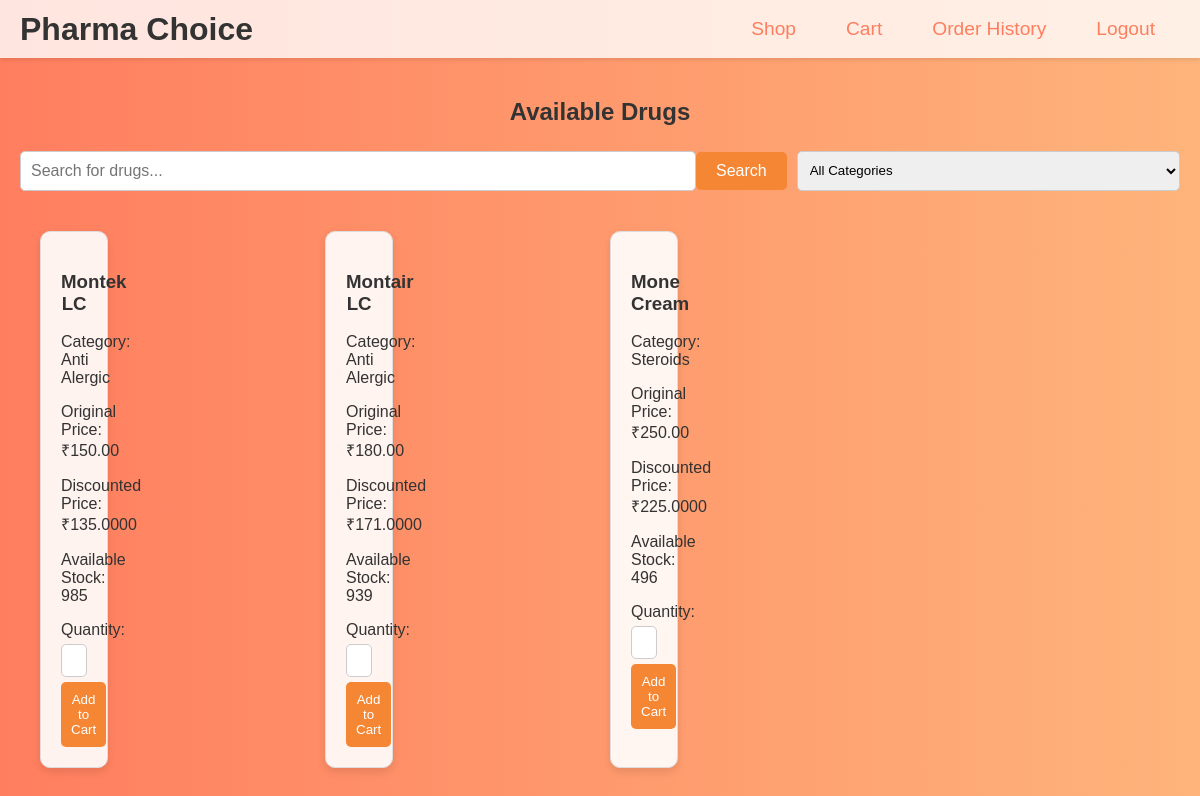
Screenshot of / (signed in) with the database file from the repository.
### inventory/models.py (models this page shows, shortened)
class Drug(models.Model):
    drug_id = models.AutoField(primary_key=True)
    drug_name = models.CharField(max_length=200)
    category = models.ForeignKey(Category, on_delete=models.CASCADE)
    price = models.DecimalField(max_digits=10, decimal_places=2)
    discount = models.DecimalField(max_digits=5, decimal_places=2)
    stock_status = models.BooleanField(default=True)
    @property
    def price_after_discount(self):
        return self.price - (self.price * self.discount / 100)

class Category(models.Model):
    category_id = models.AutoField(primary_key=True)
    category_name = models.CharField(max_length=100)

class Stock(models.Model):
    stock_id = models.AutoField(primary_key=True)
    drug = models.OneToOneField(Drug, on_delete=models.CASCADE)
    available_stock = models.PositiveIntegerField(default=0)
    stock_updated_on = models.DateTimeField(auto_now=True)
    stock_status = models.BooleanField(default=True)

### inventory/views.py (the view)
# urls.py: path('', views.DrugListView.as_view(), name='drug_list'),  # Default path
class DrugListView(ListView):
    model = Drug
    template_name = 'inventory/drug_list.html'
    context_object_name = 'drugs'
    def get_queryset(self):
        queryset = Drug.objects.filter(stock__stock_status=True).select_related('stock')
        search_query = self.request.GET.get('search', '')
        category_id = self.request.GET.get('category', '')
        if search_query:
            queryset = queryset.filter(drug_name__icontains=search_query)
        if category_id:
            queryset = queryset.filter(category__category_id=category_id)
        return queryset
    def get_context_data(self, **kwargs):
        context = super().get_context_data(**kwargs)
        context['categories'] = Category.objects.all()
        context['search_query'] = self.request.GET.get('search', '')
        context['selected_category'] = self.request.GET.get('category', '')
        return context

### inventory/templates/inventory/drug_list.html (shortened to what this page needs)
{% extends "inventory/base.html" %}
{% block content %}
<h2>Available Drugs</h2>
<form class="filter-form">
    <div class="search-container">
        <input type="text" id="search-input" name="search" placeholder="Search for drugs..." value="{{ search_query }}">
        <button type="button" id="search-button">Search</button>
    </div>
    <select id="category-select" name="category">
        <option value="">All Categories</option>
    </select>
</form>
{% if drugs %}
<div class="drug-grid">
    {% for drug in drugs %}
    <div class="drug-card">
        <h3>{{ drug.drug_name }}</h3>
        <p>Category: {{ drug.category.category_name }}</p>
        <p>Original Price: ₹{{ drug.price }}</p>
        <p>Discounted Price: ₹{{ drug.price_after_discount }}</p>
        <p>Available Stock: {{ drug.stock.available_stock }}</p>
        <form method="post" action="{% url 'add_to_cart' drug.drug_id %}">
            <label for="quantity-{{ drug.drug_id }}">Quantity:</label>
            <input type="number" id="quantity-{{ drug.drug_id }}" name="quantity" min="1" max="{{ drug.stock.available_stock }}" required>
            <button type="submit">Add to Cart</button>
        </form>
    </div>
    {% endfor %}
</div>
{% else %}
<p class="no-results">No drugs found matching your criteria.</p>
{% endif %}
{% endblock %}

### inventory/templates/static/css/styles.css (style rules this page uses)
body { font-family: Arial, sans-serif; background-color: #f9f9f9; color: #333; margin: 0; }
h2 { color: #333; margin-top: 20px; }
.drug-grid { display: flex; flex-wrap: wrap; gap: 10px; }
.drug-card { background-color: #fff; border: 1px solid #ddd; padding: 10px; width: calc(33.333% - 20px); box-sizing: border-box; }
button { background-color: #4CAF50; color: white; padding: 5px 10px; border: none; cursor: pointer; }

### inventory/templates/inventory/base.html (style rules this page uses)
body { font-family: Arial, sans-serif; margin: 0; padding: 0; background: linear-gradient(to right, #ff7e5f, #feb47b); color: #333; }

### inventory/templates/inventory/drug_list.html (style rules this page uses)
.search-container { display: flex; align-items: center; width: 100%; margin: 0 auto; }
.search-container input[type="text"] { flex: 1; padding: 10px; border: 1px solid #ccc; border-top-left-radius: 5px; border-bottom-left-radius: 5px; font-size: 1rem; }
.search-container button { padding: 10px 20px; background-color: #f58634; color: white; border: none; font-size: 1rem; border-top-right-radius: 5px; border-bottom-right-radius: 5px; cursor: pointer; transition: background-color 0.3s ease; }
.filter-form { display: grid; grid-template-columns: 2fr 1fr; grid-gap: 10px; padding-bottom: 20px; }
.drug-grid { display: grid; grid-template-columns: repeat(auto-fill, minmax(250px, 1fr)); grid-gap: 20px; padding: 20px; }
.drug-card { background: rgba(255, 255, 255, 0.9); border: 1px solid #ddd; border-radius: 10px; padding: 20px; box-shadow: 0 4px 8px rgba(0, 0, 0, 0.1); text-align: center; }
form { margin-top: 10px; }
input[type="text"], select, input[type="number"] { width: 100%; padding: 8px; margin-top: 5px; border: 1px solid #ccc; border-radius: 5px; box-sizing: border-box; }
input[type="number"] { max-width: 100px; }
button { background-color: #f58634; color: white; border: none; border-radius: 5px; padding: 10px; cursor: pointer; margin-top: 5px; }

### rows the page displays
Drug: drug_name "Montek LC", category.category_name "Anti Alergic", price "150.00", price_after_discount "135.0000", stock.available_stock "985"
Drug: drug_name "Montair LC", category.category_name "Anti Alergic", price "180.00", price_after_discount "171.0000", stock.available_stock "939"
Drug: drug_name "Mone Cream", category.category_name "Steroids", price "250.00", price_after_discount "225.0000", stock.available_stock "496"
